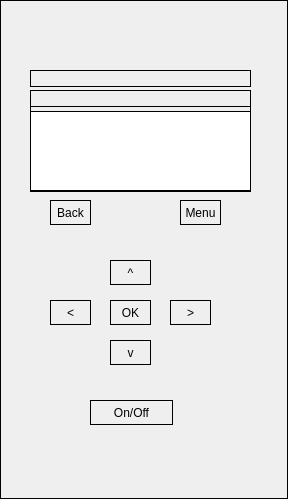
<?xml version="1.0" encoding="UTF-8"?>
<ui version="4.0">
 <class>MainWindow</class>
 <widget class="QMainWindow" name="MainWindow">
  <property name="geometry">
   <rect>
    <x>0</x>
    <y>0</y>
    <width>288</width>
    <height>499</height>
   </rect>
  </property>
  <property name="windowTitle">
   <string>MainWindow</string>
  </property>
  <property name="styleSheet">
   <string notr="true">border: 1px solid</string>
  </property>
  <widget class="QWidget" name="centralWidget">
   <widget class="QPushButton" name="btnLeft">
    <property name="geometry">
     <rect>
      <x>50</x>
      <y>300</y>
      <width>41</width>
      <height>25</height>
     </rect>
    </property>
    <property name="text">
     <string>&lt;</string>
    </property>
   </widget>
   <widget class="QPushButton" name="btnRight">
    <property name="geometry">
     <rect>
      <x>170</x>
      <y>300</y>
      <width>41</width>
      <height>25</height>
     </rect>
    </property>
    <property name="text">
     <string>&gt;</string>
    </property>
   </widget>
   <widget class="QPushButton" name="btnUp">
    <property name="geometry">
     <rect>
      <x>110</x>
      <y>260</y>
      <width>41</width>
      <height>25</height>
     </rect>
    </property>
    <property name="text">
     <string>^</string>
    </property>
   </widget>
   <widget class="QPushButton" name="btnDown">
    <property name="geometry">
     <rect>
      <x>110</x>
      <y>340</y>
      <width>41</width>
      <height>25</height>
     </rect>
    </property>
    <property name="text">
     <string>v</string>
    </property>
   </widget>
   <widget class="QPushButton" name="btnOk">
    <property name="geometry">
     <rect>
      <x>110</x>
      <y>300</y>
      <width>41</width>
      <height>25</height>
     </rect>
    </property>
    <property name="text">
     <string>OK</string>
    </property>
   </widget>
   <widget class="QPushButton" name="btnMenu">
    <property name="geometry">
     <rect>
      <x>180</x>
      <y>200</y>
      <width>41</width>
      <height>25</height>
     </rect>
    </property>
    <property name="text">
     <string>Menu</string>
    </property>
   </widget>
   <widget class="QPushButton" name="btnOnOff">
    <property name="geometry">
     <rect>
      <x>90</x>
      <y>400</y>
      <width>83</width>
      <height>25</height>
     </rect>
    </property>
    <property name="text">
     <string>On/Off</string>
    </property>
   </widget>
   <widget class="QListWidget" name="lstMenu">
    <property name="enabled">
     <bool>true</bool>
    </property>
    <property name="geometry">
     <rect>
      <x>30</x>
      <y>111</y>
      <width>221</width>
      <height>81</height>
     </rect>
    </property>
   </widget>
   <widget class="QLabel" name="lblMenuTitle">
    <property name="geometry">
     <rect>
      <x>30</x>
      <y>90</y>
      <width>221</width>
      <height>17</height>
     </rect>
    </property>
    <property name="styleSheet">
     <string notr="true">border: 1px solid</string>
    </property>
    <property name="text">
     <string/>
    </property>
   </widget>
   <widget class="QLabel" name="lblMainScreen">
    <property name="geometry">
     <rect>
      <x>30</x>
      <y>90</y>
      <width>221</width>
      <height>101</height>
     </rect>
    </property>
    <property name="styleSheet">
     <string notr="true">border: 1px solid</string>
    </property>
    <property name="text">
     <string/>
    </property>
   </widget>
   <widget class="QPushButton" name="btnBack">
    <property name="geometry">
     <rect>
      <x>50</x>
      <y>200</y>
      <width>41</width>
      <height>25</height>
     </rect>
    </property>
    <property name="text">
     <string>Back</string>
    </property>
   </widget>
   <widget class="QLabel" name="lblBattery">
    <property name="geometry">
     <rect>
      <x>30</x>
      <y>70</y>
      <width>221</width>
      <height>17</height>
     </rect>
    </property>
    <property name="styleSheet">
     <string notr="true">border: 1px solid</string>
    </property>
    <property name="text">
     <string/>
    </property>
   </widget>
   <zorder>lstMenu</zorder>
   <zorder>btnLeft</zorder>
   <zorder>btnRight</zorder>
   <zorder>btnUp</zorder>
   <zorder>btnDown</zorder>
   <zorder>btnOk</zorder>
   <zorder>btnMenu</zorder>
   <zorder>btnOnOff</zorder>
   <zorder>lblMenuTitle</zorder>
   <zorder>lblMainScreen</zorder>
   <zorder>btnBack</zorder>
   <zorder>lblBattery</zorder>
  </widget>
 </widget>
 <layoutdefault spacing="6" margin="11"/>
 <resources/>
 <connections/>
</ui>
